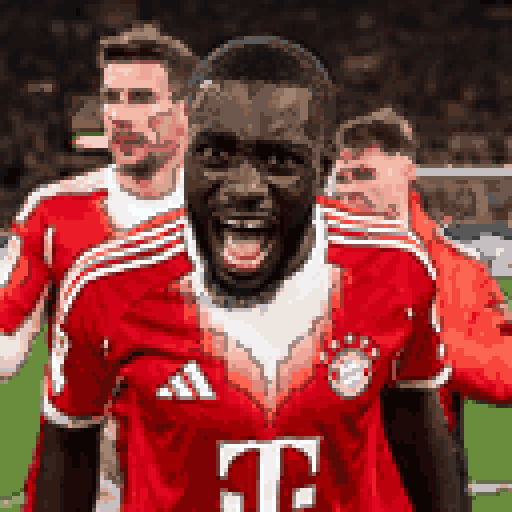
#> input picture dataset/pixel/orig_00001.png, 512 x 512 px, given as the content of the folder your_photos, which was not available
$ python create_dataset_ultimate_v2.py
#> lines starting #> are read from the running program, lines starting #| are printed output that depends on the picture; after the words box and inside, x2 and y2 are one past the last pixel; in counts of white or black regions, pixels touching at a corner belong together; pictures that were not available may be replaced by others from this repository, and a replacement may not be noted
import os
import random
import numpy as np
import cv2
from PIL import Image, ImageEnhance
from pathlib import Path


class FinalAugmentedDataset:


    def __init__(self, input_folder="your_photos", output_folder="dataset", num_samples=700):
#> in create_dataset, orig_img is the input picture: PIL image 512x512 RGB; mean R, G, B 130, 66.9, 61.5
        self.input_folder = Path(input_folder)
        self.output_folder = Path(output_folder)
        self.num_samples = num_samples

        (self.output_folder / 'real').mkdir(parents=True, exist_ok=True)
        (self.output_folder / 'pixel').mkdir(parents=True, exist_ok=True)

    def create_clean_pixel_art(self, image, pixel_size=4, max_colors=48):

#> called with pixel_size = 4, max_colors = 48
        w, h = image.size
#> w = 512; h = 512
        grid_w = w // pixel_size
#> grid_w = 128
        grid_h = h // pixel_size
#> grid_h = 128

        # Уменьшаем до пиксельной сетки
        small = image.resize((grid_w, grid_h), Image.LANCZOS)

        # Квантование цветов
        quantized = small.quantize(colors=max_colors, method=Image.MEDIANCUT, dither=Image.NONE)
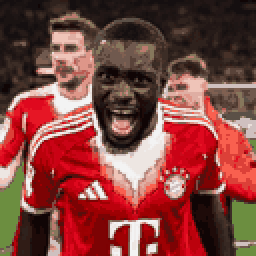
#> quantized: PIL image 128x128 P (shown 2 times larger); mean R, G, B 129.7, 67.1, 61.7
        clean = quantized.convert('RGB')
        clean_arr = np.array(clean)

        # Мягкие контуры на пиксельной сетке
        gray = cv2.cvtColor(clean_arr, cv2.COLOR_RGB2GRAY)
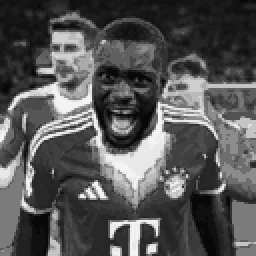
#> gray: shape (128, 128) (shown 2 times larger); min 8, max 243, mean 85.2
        blurred = cv2.GaussianBlur(gray, (3, 3), 1)
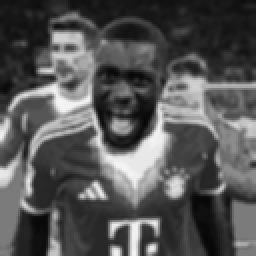
#> blurred: shape (128, 128) (shown 2 times larger); min 8, max 243, mean 85.2
        edges = cv2.Canny(blurred, 80, 200)
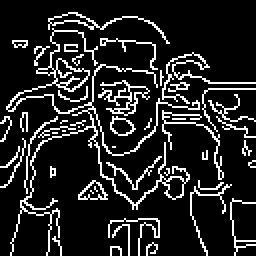
#> edges: shape (128, 128) (shown 2 times larger); 14.3% white in thin lines or dots

        # Только сильные границы
        mask = edges > 150
#> mask: shape (128, 128) bool; 14.3% white in thin lines or dots
        clean_arr[mask] = (clean_arr[mask] * 0.7).astype(np.uint8)
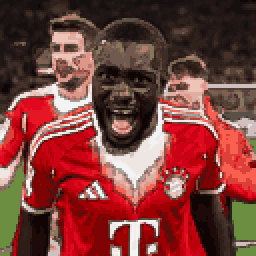
#> clean_arr: shape (128, 128, 3) (shown 2 times larger); 14.26% of pixels changed, all inside (x1, y1, x2, y2) = (0, 6, 128, 128)

        #  Увеличиваем обратно
        final = Image.fromarray(clean_arr).resize((w, h), Image.NEAREST)
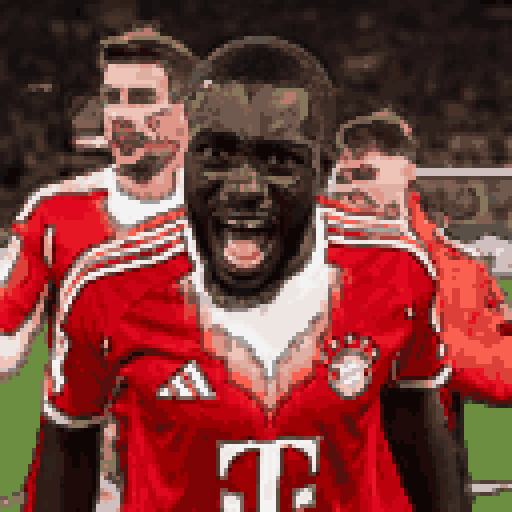
#> final: PIL image 512x512 RGB; mean R, G, B 123.5, 63, 57.9

        return final

    def augment_pair(self, img_a, img_b, idx):

        # Зеркальная аугментация:

        pairs = []

        # 1. Оригинальная пара
        pairs.append((f"orig_{idx:05d}", img_a, img_b))

        # 2. Зеркальное отражение (синхронно для A и B)
        pairs.append((f"flip_{idx:05d}",
                      img_a.transpose(Image.FLIP_LEFT_RIGHT),
                      img_b.transpose(Image.FLIP_LEFT_RIGHT)))

        return pairs

    def create_dataset(self):
        image_extensions = ['.jpg', '.jpeg', '.png', '.bmp', '.webp']
        image_files = sorted([
                                 f for f in self.input_folder.iterdir()
                                 if f.suffix.lower() in image_extensions
                             ][:self.num_samples])

        total_pairs = 0
        success_count = 0

        for i, img_path in enumerate(image_files):
            try:
                print(f"[{i + 1}/{len(image_files)}] {img_path.name}")

                # Загрузка оригинала и  к 512x512
                orig_img = Image.open(img_path).convert('RGB')
                orig_img = orig_img.resize((512, 512), Image.LANCZOS)

                # Пиксель-арт
                pixel_img = self.create_clean_pixel_art(orig_img)

                # Генерация аугментированных пар
                augmented_pairs = self.augment_pair(orig_img, pixel_img, i)
#> augmented_pairs = 2 items

                # Сохраняем
                for name, img_a, img_b in augmented_pairs:
                    img_a.save(self.output_folder / 'real' / f"{name}.png", 'PNG')
                    img_b.save(self.output_folder / 'pixel' / f"{name}.png", 'PNG')
                    total_pairs += 1
#> this loop made 2 passes
#> (name, total_pairs) on passes 1 to 2: ('orig_00000', 1), ('flip_00000', 2)
#> pass 2, in create_dataset, `img_b.save(self.output_folder / 'pixel' / f"{name}.png", 'PNG')`:
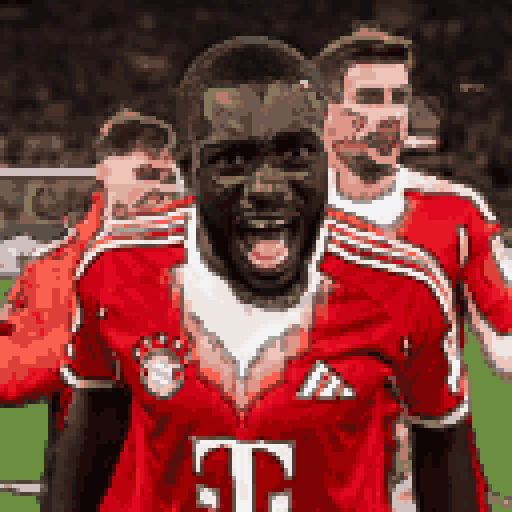
#> saved as flip_00000.png: PIL image 512x512 RGB; mean R, G, B 123.5, 63, 57.9
#> after the loop, total_pairs = 2

                success_count += 1

            except Exception as e:
                print(f"  ❌ Ошибка с {img_path.name}: {e}")
                continue

if __name__ == "__main__":
    creator = FinalAugmentedDataset(
        input_folder="your_photos",
        output_folder="dataset",
        num_samples=709
    )
    creator.create_dataset()

$ run again, on dataset/real/orig_00008.png
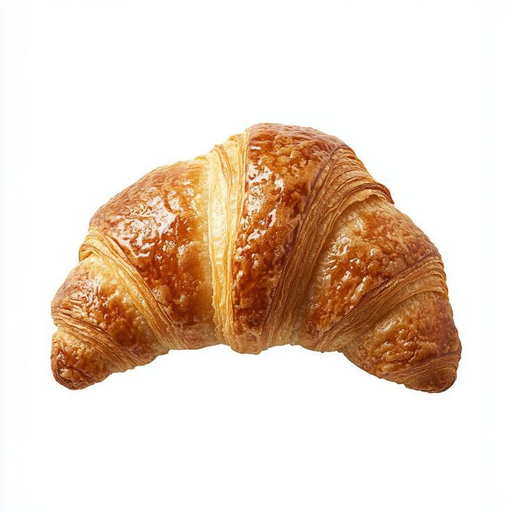
#> input picture dataset/real/orig_00008.png, 512 x 512 px, given as the content of the folder your_photos, which was not available
#> in create_dataset, orig_img is the input picture: PIL image 512x512 RGB; mean R, G, B 233, 214.5, 199.5
#> in create_clean_pixel_art, `edges = cv2.Canny(blurred, 80, 200)`:
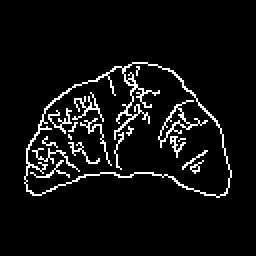
#> edges: shape (128, 128) (shown 2 times larger); 6.2% white in thin lines or dots, all inside (x1, y1, x2, y2) = (12, 31, 116, 99)
#> clean_arr: shape (128, 128, 3); mean R, G, B 229.4, 211.7, 197.7
#> augmented_pairs = 2 items
#> the loop in create_dataset, `for name, img_a, img_b in augmented_pairs:` made 2 passes
#> (name, total_pairs) on passes 1 to 2: ('orig_00000', 1), ('flip_00000', 2)
#> pass 2, in create_dataset, `img_b.save(self.output_folder / 'pixel' / f"{name}.png", 'PNG')`:
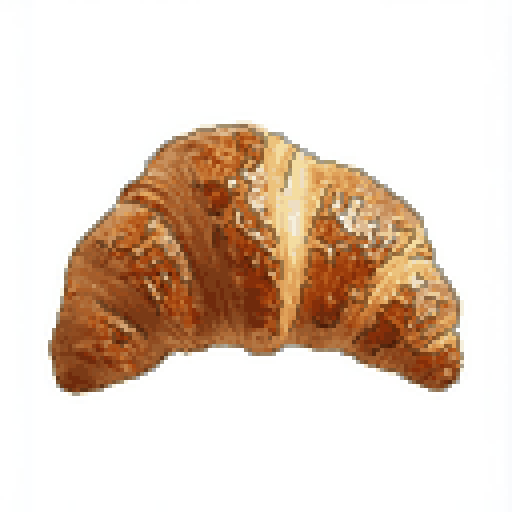
#> saved as flip_00000.png: PIL image 512x512 RGB; mean R, G, B 229.4, 211.7, 197.7
#> after the loop in create_dataset, `for name, img_a, img_b in augmented_pairs:`: total_pairs = 2
